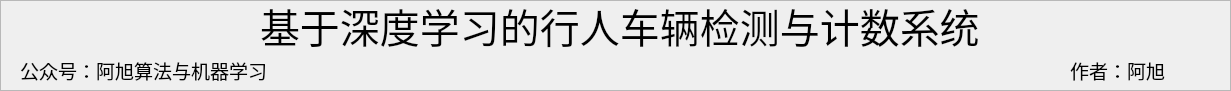
   <widget class="QFrame" name="frame_5">
    <property name="geometry">
     <rect>
      <x>10</x>
      <y>10</y>
      <width>1231</width>
      <height>91</height>
     </rect>
    </property>
    <property name="frameShape">
     <enum>QFrame::StyledPanel</enum>
    </property>
    <property name="frameShadow">
     <enum>QFrame::Raised</enum>
    </property>
    <widget class="QLabel" name="label_3">
     <property name="geometry">
      <rect>
       <x>260</x>
       <y>0</y>
       <width>811</width>
       <height>51</height>
      </rect>
     </property>
     <property name="font">
      <font>
       <family>华文楷体</family>
       <pointsize>30</pointsize>
      </font>
     </property>
     <property name="text">
      <string>基于深度学习的行人车辆检测与计数系统</string>
     </property>
    </widget>
    <widget class="QLabel" name="label_2">
     <property name="geometry">
      <rect>
       <x>20</x>
       <y>60</y>
       <width>311</width>
       <height>21</height>
      </rect>
     </property>
     <property name="font">
      <font>
       <family>华文楷体</family>
       <pointsize>14</pointsize>
       <underline>true</underline>
      </font>
     </property>
     <property name="text">
      <string>公众号：阿旭算法与机器学习</string>
     </property>
    </widget>
    <widget class="QLabel" name="label_12">
     <property name="geometry">
      <rect>
       <x>1070</x>
       <y>60</y>
       <width>131</width>
       <height>21</height>
      </rect>
     </property>
     <property name="font">
      <font>
       <family>华文楷体</family>
       <pointsize>14</pointsize>
       <underline>true</underline>
      </font>
     </property>
     <property name="text">
      <string>作者：阿旭</string>
     </property>
    </widget>
   </widget>
